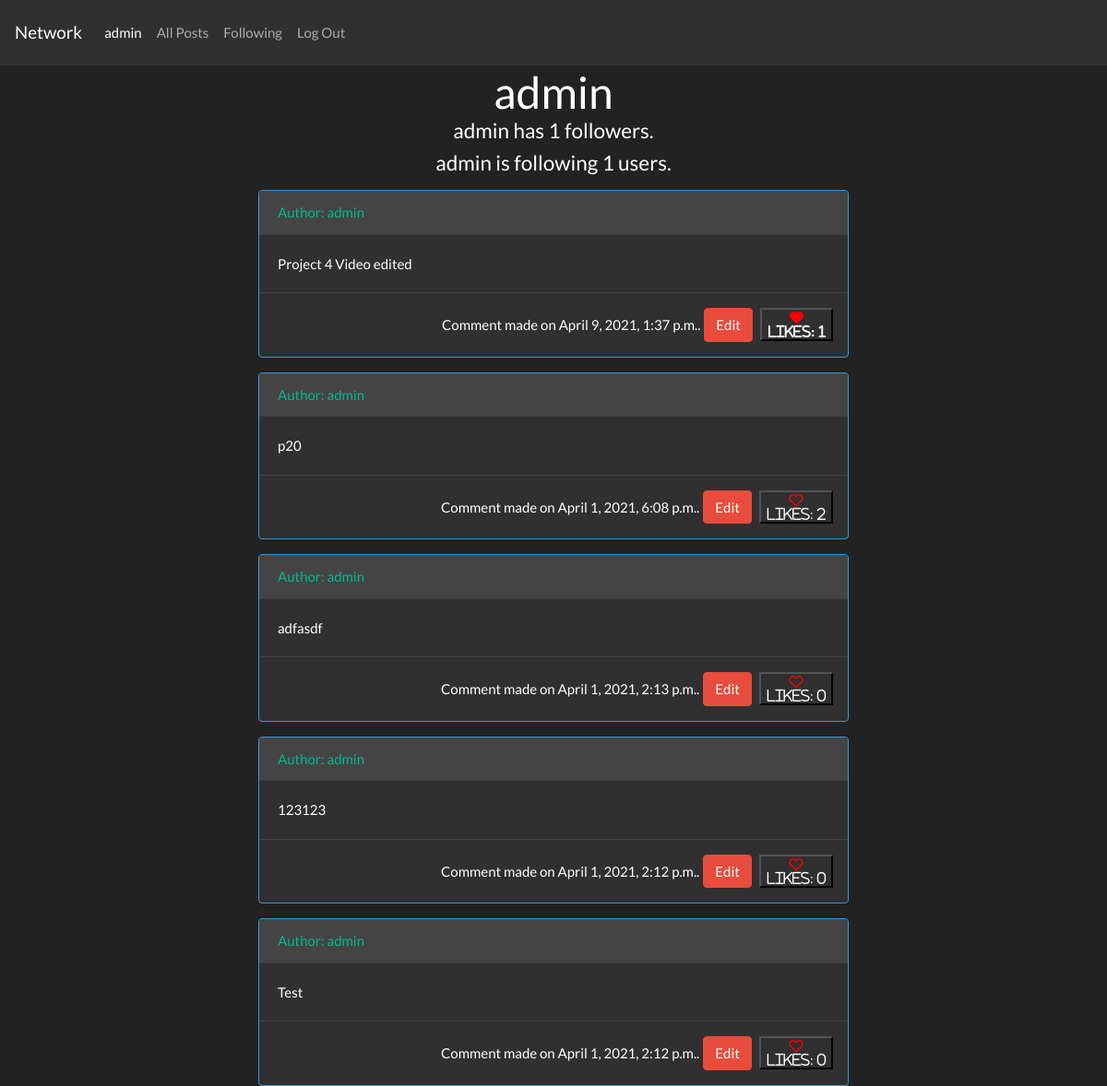
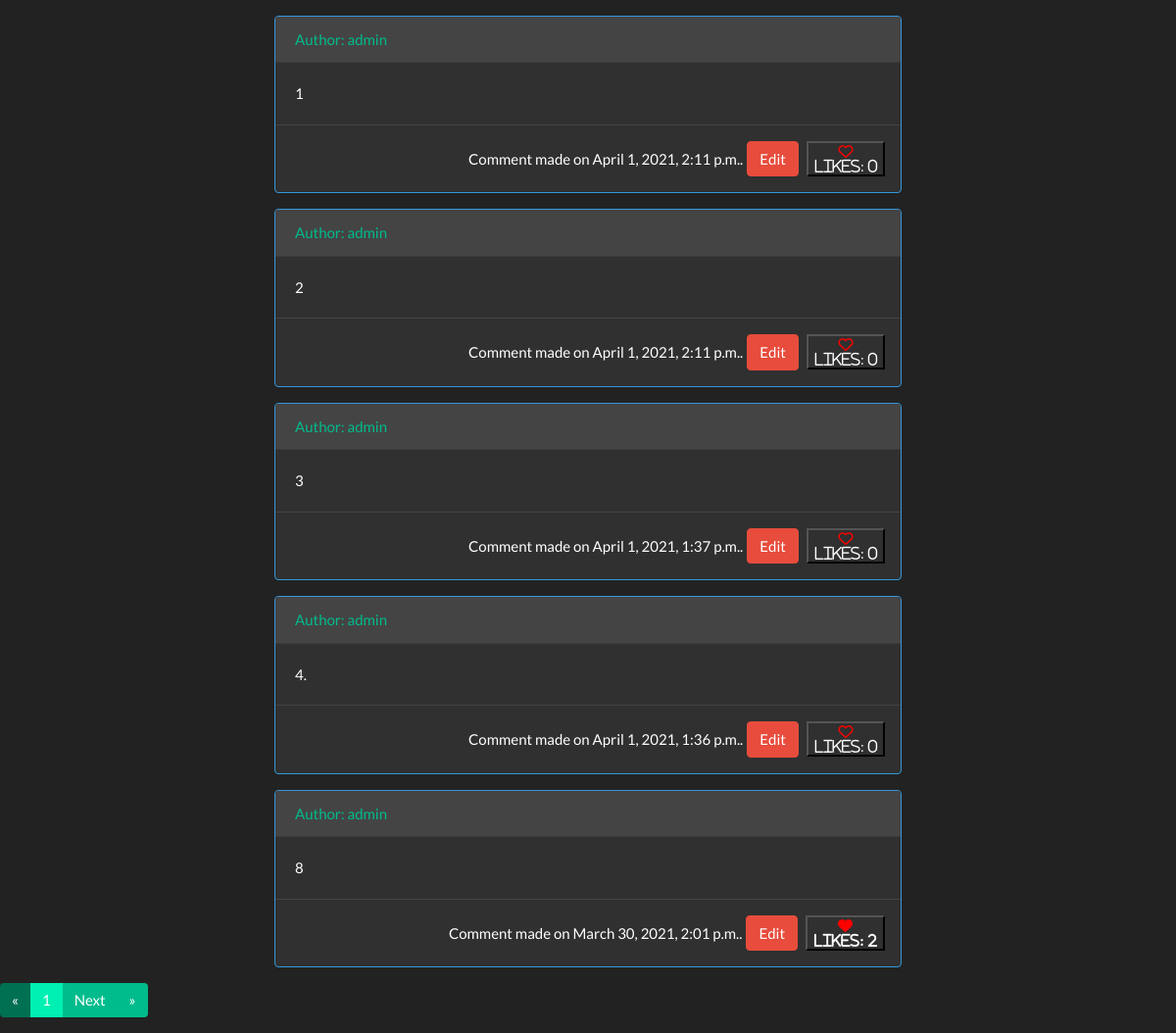
Screenshot of /profile/admin (signed in) with the database file from the repository (2 pictures, top to bottom).
### network/models.py (models this page shows, shortened)
class User(AbstractUser):
    pass

class Posts(models.Model):
    postuser = models.ForeignKey("User", on_delete=models.CASCADE, related_name="postuser")
    body = models.TextField(blank=True)
    timestamp = models.DateTimeField(auto_now_add=True)
    likes = models.ManyToManyField("User", blank=True, related_name="likes")

### network/views.py (the view)
# urls.py: path("profile/<str:profuser>", views.profile, name="profile"),
@login_required
@csrf_exempt
def profile(request, profuser):
    fuserid = User.objects.get(username = profuser)
    following = Follow.objects.get(fuser=fuserid)
    posts_view = Posts.objects.filter(postuser=fuserid)
    posts_view = posts_view.order_by("-timestamp").all()
    paginator = Paginator(posts_view, 10)
    page_number = request.GET.get('page')
    page_obj = paginator.get_page(page_number)
    if request.user in following.followed.all():
        btnclass = "btn btn-outline-danger"
        btnhtml = "Unfollow"
    else:
        btnclass = "btn btn-outline-success"
        btnhtml= "Follow"
    return render(request, "network/profile.html",{
        "profuser": profuser,
        "following": len(following.following.all()),
        "followers": len(following.followed.all()),
        "profuserid": fuserid.id,
        "btnclass": btnclass,
        "btnhtml": btnhtml,
        "page_obj": page_obj
    })

### network/templates/network/profile.html (shortened to what this page needs)
{% extends "network/layout.html" %}
{% load static %}
{% block body %}
      <div name="{{profuser}}" id="profuser" class={{profuser}}>
        <blockquote class="blockquote text-center" id="blkquote">
          <h1 class="mb-0">{{profuser}}</h1>
          <h4 id="pfollowers" class={{followers}}>{{profuser}} has {{followers}} followers.</h4>
        <h4 id="pfollow" class={{following}}>{{profuser}} is following {{following}} users.</h4>
        </blockquote>
      </div>
      <div id="myposts">
          {% for post in page_obj.object_list %}
          <div id="pst{{forloop.counter}}" class="card border-info mb-3" style="max-width: 40rem; margin:auto">
            <a class="card-header" href="/profile/{{post.postuser}}">Author: {{post.postuser}}</a>
            <div class="card-body" id="body{{post.id}}">
              {{post.body}}
            </div>
            <div class="modal-footer" id="footer{{post.id}}">
              Comment made on {{post.timestamp}}.
              {% if post.postuser == request.user %}
              <button id="showedit{{post.id}}" class="btn btn-danger" onclick="showedit({{post.id}})">Edit</button>
              {% endif %}
              {% if request.user in post.likes.all %}
              <button id="btn{{post.id}}" style="background-color: transparent;" class="fas fa-heart"
                onclick="tlike({{post.id}},{{post.likes.all.count}}, true,{{forloop.counter}})">
                <div id="lk{{post.id}}" style="color: white;">
                  Likes: {{post.likes.all.count}}
                </div>
              </button>
              {% else %}
              <button id="btn{{post.id}}" style="background-color: transparent;" class="far fa-heart"
                onclick="tlike({{post.id}},{{post.likes.all.count}}, false,{{forloop.counter}})">
                <div id="lk{{post.id}}" style="color: white;">
                  Likes: {{post.likes.all.count}}
                </div>
              </button>
              {% endif %}
            </div>
          </div>
          {% endfor %}
      </div>
{% endblock %}

### network/templates/network/layout.html (shortened to what this page needs)
{% load static %}
<!DOCTYPE html>
<html lang="en">
    <head>
        <link rel="stylesheet" href="https://stackpath.bootstrapcdn.com/bootswatch/4.5.2/darkly/bootstrap.min.css">
        <link rel="stylesheet" href="https://stackpath.bootstrapcdn.com/font-awesome/4.7.0/css/font-awesome.min.css">
        <link rel="stylesheet" href="{% static 'network/styles.css' %}">
    </head>
    <body>
        <nav class="navbar navbar-expand-lg navbar-dark bg-dark">
            <a class="navbar-brand" href="{% url 'index' %}">Network</a>
            <div class="collapse navbar-collapse" id="navbarColor02">
              <ul class="navbar-nav mr-auto">
                {% if user.is_authenticated %}
                    <li class="nav-item active">
                        <a class="nav-link" href="http://127.0.0.1:8000/profile/{{user.username}}" name={{user.id}} id="userid">{{ user.username }}
                        </a>
                    </li>
                    <li class="nav-item">
                        <a class="nav-link" href="{% url 'index' %}">All Posts</a>
                    </li>
                    <li class="nav-item">
                        <a class="nav-link" href="/following" id=following>Following</a>
                    </li>
                    <li class="nav-item">
                        <a class="nav-link" href="{% url 'logout' %}">Log Out</a>
                    </li>
                {% endif %}
              </ul>
            </div>
          </nav>
        <div class="body">
            {% block body %}
            {% endblock %}
        </div>
        <div >
            <ul class="pagination">
                    {% if page_obj.has_previous %}
                    <a href="?page=1" class="page-link">&laquo; </a>
                    <a href="?page={{ page_obj.previous_page_number }}" class="page-link">Previous</a>
                    {% else %}
                    <li class="page-item disabled">
                        <a class="page-link" href="#">&laquo; </a>
                    </li>
                    {% endif %}
                        <li class="page-item active">
                            <a class="page-link" href="">{{ page_obj.number }}</a>
                        </li>
                    {% if page_obj.has_next %}
                    <li class="page-item">
                        <a class="page-link" href="?page={{ page_obj.next_page_number }}">Next</a>
                    </li>
                    <li class="page-item">
                        <a class="page-link" href="?page={{ page_obj.paginator.num_pages }}"> &raquo;</a>
                    </li>
                    {%else%}
                        <li class="page-item disabled">
                            <a class="page-link" href="?page={{ page_obj.paginator.num_pages }}"> &raquo;</a>
                        </li>
                    {% endif %}
            </ul>
        </div>
    </body>
</html>

### network/static/network/styles.css (style rules this page uses)
.fa-heart { color: red; cursor: pointer; }

### rows the page displays
User: username "admin"
Posts: postuser "admin", body "Project 4 Video edited", timestamp "April 9, 2021, 1:37 p.m.", likes.all.count "1"
Posts: postuser "admin", body "p20", timestamp "April 1, 2021, 6:08 p.m.", likes.all.count "2"
Posts: postuser "admin", body "adfasdf", timestamp "April 1, 2021, 2:13 p.m.", likes.all.count "0"
Posts: postuser "admin", body "123123", timestamp "April 1, 2021, 2:12 p.m.", likes.all.count "0"
Posts: postuser "admin", body "Test", timestamp "April 1, 2021, 2:12 p.m.", likes.all.count "0"
Posts: postuser "admin", body "1", timestamp "April 1, 2021, 2:11 p.m.", likes.all.count "0"
Posts: postuser "admin", body "2", timestamp "April 1, 2021, 2:11 p.m.", likes.all.count "0"
Posts: postuser "admin", body "3", timestamp "April 1, 2021, 1:37 p.m.", likes.all.count "0"
Posts: postuser "admin", body "4.", timestamp "April 1, 2021, 1:36 p.m.", likes.all.count "0"
Posts: postuser "admin", body "8", timestamp "March 30, 2021, 2:01 p.m.", likes.all.count "2"

### other values shown
{{ followers }} "1"
{{ following }} "1"
{{ page_obj.number }} "1"
